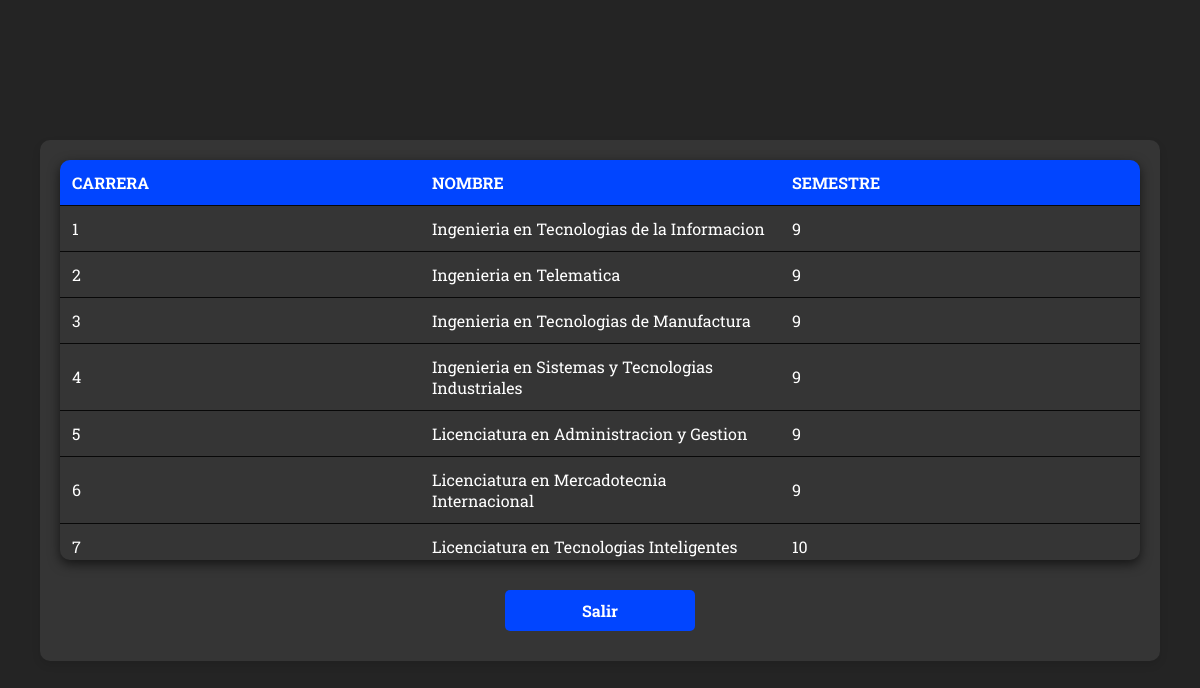
/ConsultaCarreras.php, run on the app's committed database.
### tables this page shows
CREATE TABLE `carreras` (
  `carrera` int(11) NOT NULL,
  `nombre` text NOT NULL,
  `semestres` int(11) NOT NULL
);

### ConsultaCarreras.php (the view, shortened to what this page needs)
<!DOCTYPE html>
<html lang="es">
<head>
    <link rel="stylesheet" type="text/css" href="Tablas_consulta.css" />
</head>
<body>
    <div class="container">
        <?php
    include_once 'dbConfig.php';
?>
<div class="row">
    <table class="table table-striped table-bordered">
        <thead class="thead-dark">
            <tr>
                <th>Carrera</th>
                <th>Nombre</th>
                <th>Semestre</th>
            </tr>
        </thead>
        <tbody>
        <?php
        $result = $db->query("SELECT * FROM carreras");
        if($result->num_rows > 0){
            while($row = $result->fetch_assoc()){
        ?>
            <tr>
                <td><?php echo $row['carrera']; ?></td>
                <td><?php echo $row['nombre']; ?></td>
                <td><?php echo $row['semestres']; ?></td>
            </tr>
        <?php } }else{ ?>
            <tr><td colspan="5">No member(s) found...</td></tr>
        <?php } ?>
        </tbody>
    </table>
    <a href='Menu.php'>Salir</a>
</div>
    </div>
</body>
</html>

### Tablas_consulta.css (style rules this page uses)
body { margin: 0; padding: 0; font-family: 'Roboto Slab', serif; background-color: #242424; display: flex; justify-content: center; align-items: center; min-height: 100vh; }
.container { width: 90%; max-width: 100%; background-color: #353535; padding: 20px; border-radius: 10px; box-shadow: 0 4px 8px rgba(0, 0, 0, 0.1); text-align: center; color: white; }
table { width: 100%; max-height: 400px; border-collapse: collapse; margin-bottom: 20px; border-radius: 10px; overflow: hidden; box-shadow: 0 4px 12px rgba(0, 0, 0, 0.61); color: white; display: block; overflow-y: auto; }
thead, tbody { display: table; width: 100%; table-layout: fixed; }
th, td { padding: 12px; text-align: left; border-bottom: 1px solid #080808; }
th { background-color: #0145ff; color: white; text-transform: uppercase; }
input[type="submit"], a { padding: 10px 20px; margin: 10px; border: none; background-color: #0145ff; color: white; cursor: pointer; text-decoration: none; border-radius: 5px; display: inline-block; font-weight: bold; width: 150px; text-align: center; transition: all 0.5s; }

### data on the page
carreras: carrera "1", nombre "Ingenieria en Tecnologias de la Informacion", semestres "9"
carreras: carrera "2", nombre "Ingenieria en Telematica", semestres "9"
carreras: carrera "3", nombre "Ingenieria en Tecnologias de Manufactura", semestres "9"
carreras: carrera "4", nombre "Ingenieria en Sistemas y Tecnologias Industriales", semestres "9"
carreras: carrera "5", nombre "Licenciatura en Administracion y Gestion", semestres "9"
carreras: carrera "6", nombre "Licenciatura en Mercadotecnia Internacional", semestres "9"
carreras: carrera "7", nombre "Licenciatura en Tecnologias Inteligentes", semestres "10"
